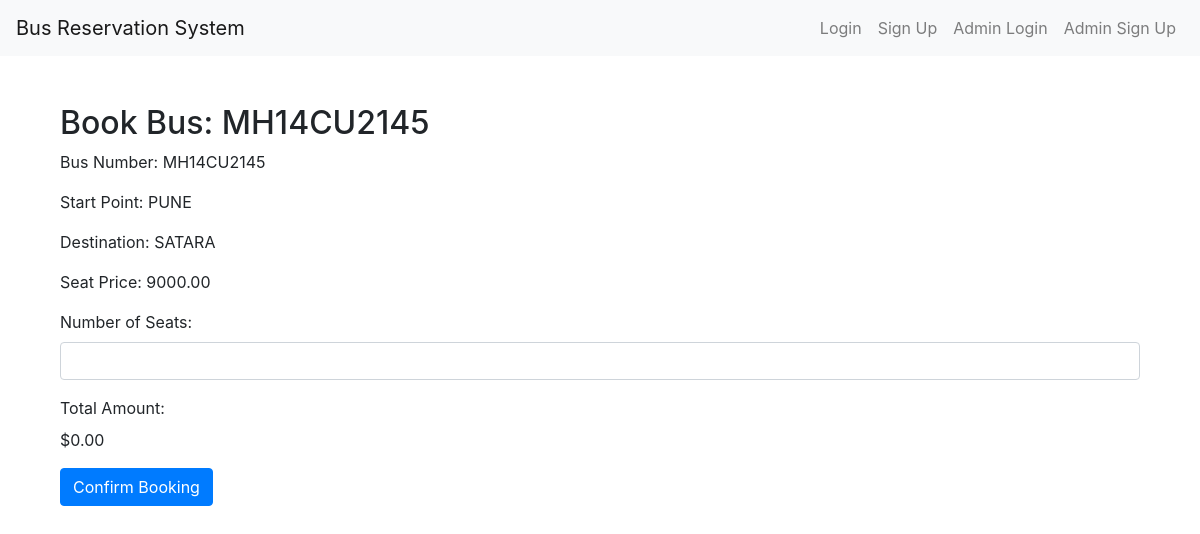
Screenshot of /book_bus/2/ with the database file from the repository.
### app2/models.py (models this page shows)
class Bus(models.Model):
    bus_id = models.AutoField(primary_key=True)
    bus_no = models.CharField(max_length=20)
    capacity = models.IntegerField()
    start_point = models.CharField(max_length=100)
    destination = models.CharField(max_length=100)
    seat_price = models.DecimalField(max_digits=8, decimal_places=2)
    available_seats = models.IntegerField(default=40)

### app2/views.py (the view, shortened to what this page needs)
# urls.py: path('book_bus/<int:bus_id>/', views.book_bus_view, name='book_bus'),
def book_bus_view(request, bus_id):
    bus = get_object_or_404(Bus, bus_id=bus_id)
    return render(request, 'book_bus.html', {'bus': bus})

### templates/book_bus.html (shortened to what this page needs)
{% extends 'base.html' %}
{% block content %}
<div class="container">
    <h2 class="mt-4">Book Bus: {{ bus.bus_no }}</h2>
    <form id="bookingForm" method="post" onsubmit="return confirmBooking()">
        <p>Bus Number: {{ bus.bus_no }}</p>
        <p>Start Point: {{ bus.start_point }}</p>
        <p>Destination: {{ bus.destination }}</p>
        <p>Seat Price: {{ bus.seat_price }}</p>
        <div class="form-group">
            <label for="seats">Number of Seats:</label>
            <input type="number" class="form-control" id="seats" name="seats" min="1" max="{{ bus.capacity }}" required>
        </div>
        <div class="form-group">
            <label>Total Amount:</label>
            <p id="totalAmount">$0.00</p>
        </div>
        <button type="submit" class="btn btn-primary">Confirm Booking</button>
    </form>
</div>
{% endblock %}

### rows the page displays
Bus: bus_no "MH14CU2145", start_point "PUNE", destination "SATARA", seat_price "9000.00"
